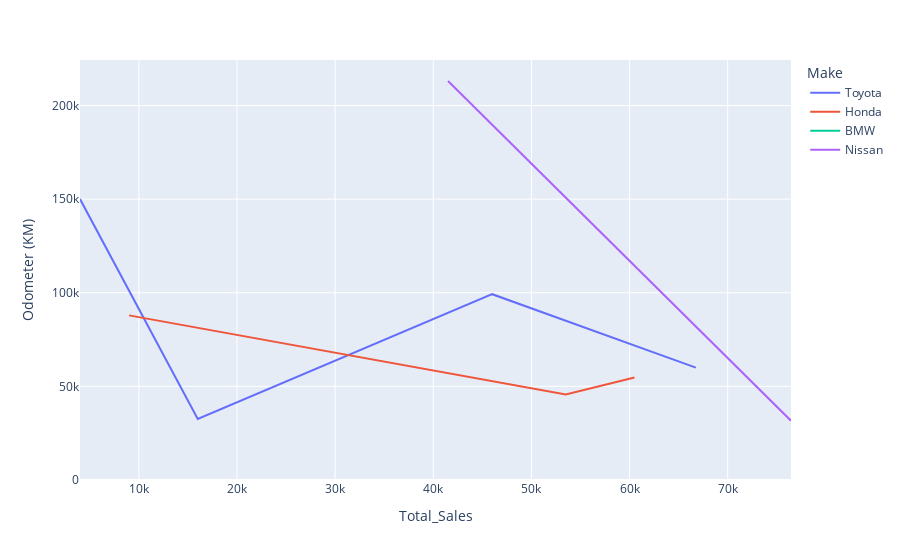

Notebook cell for this chart:
### Markdown cell above
### Problem 14

### Code cell
px.line(car_sales, x='Total_Sales', y='Odometer (KM)', color="Make")

### Figure 1 — Plotly figure (JSON) as saved in the notebook; plotly's stock layout.template omitted (floating-point values rounded to 4 significant figures)
{"data": [{"hovertemplate": "Make=Toyota<br>Total_Sales=%{x}<br>Odometer (KM)=%{y}<extra></extra>", "legendgroup": "Toyota", "line": {"color": "#636efa", "dash": "solid"}, "marker": {"symbol": "circle"}, "mode": "lines", "name": "Toyota", "orientation": "v", "showlegend": true, "type": "scatter", "x": [4000, 16000, 46000, 66750], "xaxis": "x", "y": [150043, 32549, 99213, 60000], "yaxis": "y"}, {"hovertemplate": "Make=Honda<br>Total_Sales=%{x}<br>Odometer (KM)=%{y}<extra></extra>", "legendgroup": "Honda", "line": {"color": "#EF553B", "dash": "solid"}, "marker": {"symbol": "circle"}, "mode": "lines", "name": "Honda", "orientation": "v", "showlegend": true, "type": "scatter", "x": [9000, 53500, 60500], "xaxis": "x", "y": [87899, 45698, 54738], "yaxis": "y"}, {"hovertemplate": "Make=BMW<br>Total_Sales=%{x}<br>Odometer (KM)=%{y}<extra></extra>", "legendgroup": "BMW", "line": {"color": "#00cc96", "dash": "solid"}, "marker": {"symbol": "circle"}, "mode": "lines", "name": "BMW", "orientation": "v", "showlegend": true, "type": "scatter", "x": [38000], "xaxis": "x", "y": [11179], "yaxis": "y"}, {"hovertemplate": "Make=Nissan<br>Total_Sales=%{x}<br>Odometer (KM)=%{y}<extra></extra>", "legendgroup": "Nissan", "line": {"color": "#ab63fa", "dash": "solid"}, "marker": {"symbol": "circle"}, "mode": "lines", "name": "Nissan", "orientation": "v", "showlegend": true, "type": "scatter", "x": [41500, 76450], "xaxis": "x", "y": [213095, 31600], "yaxis": "y"}], "layout": {"autosize": true, "legend": {"title": {"text": "Make"}, "tracegroupgap": 0}, "margin": {"t": 60}, "xaxis": {"anchor": "y", "autorange": true, "domain": [0, 1], "range": [4000, 76450], "title": {"text": "Total_Sales"}, "type": "linear"}, "yaxis": {"anchor": "x", "autorange": true, "domain": [0, 1], "range": [-38.56, 224300.0], "title": {"text": "Odometer (KM)"}, "type": "linear"}}}
